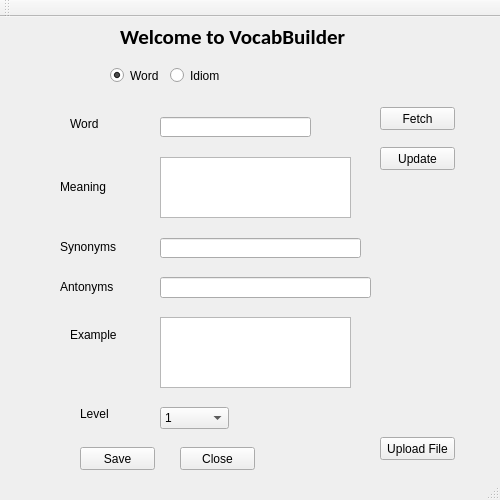
<?xml version="1.0" encoding="UTF-8"?>
<ui version="4.0">
 <class>UIHandler</class>
 <widget class="QMainWindow" name="UIHandler">
  <property name="geometry">
   <rect>
    <x>0</x>
    <y>0</y>
    <width>500</width>
    <height>500</height>
   </rect>
  </property>
  <property name="maximumSize">
   <size>
    <width>500</width>
    <height>500</height>
   </size>
  </property>
  <property name="windowTitle">
   <string>UIHandler</string>
  </property>
  <property name="autoFillBackground">
   <bool>true</bool>
  </property>
  <widget class="QWidget" name="centralWidget">
   <widget class="QLabel" name="labelWord">
    <property name="geometry">
     <rect>
      <x>70</x>
      <y>100</y>
      <width>46</width>
      <height>13</height>
     </rect>
    </property>
    <property name="text">
     <string>Word</string>
    </property>
   </widget>
   <widget class="QLabel" name="labelMeaning">
    <property name="geometry">
     <rect>
      <x>60</x>
      <y>160</y>
      <width>61</width>
      <height>20</height>
     </rect>
    </property>
    <property name="text">
     <string>Meaning</string>
    </property>
   </widget>
   <widget class="QLabel" name="labelSyn">
    <property name="geometry">
     <rect>
      <x>60</x>
      <y>220</y>
      <width>61</width>
      <height>20</height>
     </rect>
    </property>
    <property name="text">
     <string>Synonyms</string>
    </property>
   </widget>
   <widget class="QLabel" name="labelAnt">
    <property name="geometry">
     <rect>
      <x>60</x>
      <y>260</y>
      <width>61</width>
      <height>20</height>
     </rect>
    </property>
    <property name="text">
     <string>Antonyms</string>
    </property>
   </widget>
   <widget class="QLabel" name="labelDesc">
    <property name="geometry">
     <rect>
      <x>70</x>
      <y>310</y>
      <width>61</width>
      <height>16</height>
     </rect>
    </property>
    <property name="text">
     <string>Example</string>
    </property>
   </widget>
   <widget class="QLabel" name="labelLevel">
    <property name="geometry">
     <rect>
      <x>80</x>
      <y>390</y>
      <width>46</width>
      <height>13</height>
     </rect>
    </property>
    <property name="text">
     <string>Level</string>
    </property>
   </widget>
   <widget class="QPushButton" name="buttonSave">
    <property name="geometry">
     <rect>
      <x>80</x>
      <y>430</y>
      <width>75</width>
      <height>23</height>
     </rect>
    </property>
    <property name="text">
     <string>Save</string>
    </property>
   </widget>
   <widget class="QPushButton" name="buttonClose">
    <property name="geometry">
     <rect>
      <x>180</x>
      <y>430</y>
      <width>75</width>
      <height>23</height>
     </rect>
    </property>
    <property name="text">
     <string>Close</string>
    </property>
   </widget>
   <widget class="QPushButton" name="buttonFetch">
    <property name="geometry">
     <rect>
      <x>380</x>
      <y>90</y>
      <width>75</width>
      <height>23</height>
     </rect>
    </property>
    <property name="text">
     <string>Fetch</string>
    </property>
   </widget>
   <widget class="QComboBox" name="comboBox">
    <property name="geometry">
     <rect>
      <x>160</x>
      <y>390</y>
      <width>69</width>
      <height>22</height>
     </rect>
    </property>
    <item>
     <property name="text">
      <string>1</string>
     </property>
    </item>
    <item>
     <property name="text">
      <string>2</string>
     </property>
    </item>
    <item>
     <property name="text">
      <string>3</string>
     </property>
    </item>
    <item>
     <property name="text">
      <string>4</string>
     </property>
    </item>
    <item>
     <property name="text">
      <string>5</string>
     </property>
    </item>
   </widget>
   <widget class="QLineEdit" name="fieldWord">
    <property name="geometry">
     <rect>
      <x>160</x>
      <y>100</y>
      <width>151</width>
      <height>20</height>
     </rect>
    </property>
   </widget>
   <widget class="QTextEdit" name="fieldMeaning">
    <property name="geometry">
     <rect>
      <x>160</x>
      <y>140</y>
      <width>191</width>
      <height>61</height>
     </rect>
    </property>
    <property name="lineWrapMode">
     <enum>QTextEdit::FixedColumnWidth</enum>
    </property>
    <property name="lineWrapColumnOrWidth">
     <number>40</number>
    </property>
    <property name="acceptRichText">
     <bool>false</bool>
    </property>
   </widget>
   <widget class="QLineEdit" name="fieldSyn">
    <property name="geometry">
     <rect>
      <x>160</x>
      <y>221</y>
      <width>201</width>
      <height>20</height>
     </rect>
    </property>
   </widget>
   <widget class="QLineEdit" name="fieldAnt">
    <property name="geometry">
     <rect>
      <x>160</x>
      <y>260</y>
      <width>211</width>
      <height>21</height>
     </rect>
    </property>
   </widget>
   <widget class="QRadioButton" name="radioWord">
    <property name="geometry">
     <rect>
      <x>110</x>
      <y>50</y>
      <width>82</width>
      <height>17</height>
     </rect>
    </property>
    <property name="text">
     <string>Word</string>
    </property>
    <property name="checked">
     <bool>true</bool>
    </property>
    <attribute name="buttonGroup">
     <string notr="true">buttonGroup</string>
    </attribute>
   </widget>
   <widget class="QRadioButton" name="radioIdiom">
    <property name="geometry">
     <rect>
      <x>170</x>
      <y>50</y>
      <width>82</width>
      <height>17</height>
     </rect>
    </property>
    <property name="text">
     <string>Idiom</string>
    </property>
    <attribute name="buttonGroup">
     <string notr="true">buttonGroup</string>
    </attribute>
   </widget>
   <widget class="QLabel" name="labelHead">
    <property name="geometry">
     <rect>
      <x>120</x>
      <y>10</y>
      <width>231</width>
      <height>20</height>
     </rect>
    </property>
    <property name="palette">
     <palette>
      <active>
       <colorrole role="WindowText">
        <brush brushstyle="SolidPattern">
         <color alpha="255">
          <red>0</red>
          <green>0</green>
          <blue>0</blue>
         </color>
        </brush>
       </colorrole>
       <colorrole role="Button">
        <brush brushstyle="SolidPattern">
         <color alpha="255">
          <red>255</red>
          <green>255</green>
          <blue>255</blue>
         </color>
        </brush>
       </colorrole>
       <colorrole role="Light">
        <brush brushstyle="SolidPattern">
         <color alpha="255">
          <red>255</red>
          <green>255</green>
          <blue>255</blue>
         </color>
        </brush>
       </colorrole>
       <colorrole role="Midlight">
        <brush brushstyle="SolidPattern">
         <color alpha="255">
          <red>255</red>
          <green>255</green>
          <blue>255</blue>
         </color>
        </brush>
       </colorrole>
       <colorrole role="Dark">
        <brush brushstyle="SolidPattern">
         <color alpha="255">
          <red>127</red>
          <green>127</green>
          <blue>127</blue>
         </color>
        </brush>
       </colorrole>
       <colorrole role="Mid">
        <brush brushstyle="SolidPattern">
         <color alpha="255">
          <red>170</red>
          <green>170</green>
          <blue>170</blue>
         </color>
        </brush>
       </colorrole>
       <colorrole role="Text">
        <brush brushstyle="SolidPattern">
         <color alpha="255">
          <red>0</red>
          <green>0</green>
          <blue>0</blue>
         </color>
        </brush>
       </colorrole>
       <colorrole role="BrightText">
        <brush brushstyle="SolidPattern">
         <color alpha="255">
          <red>255</red>
          <green>255</green>
          <blue>255</blue>
         </color>
        </brush>
       </colorrole>
       <colorrole role="ButtonText">
        <brush brushstyle="SolidPattern">
         <color alpha="255">
          <red>0</red>
          <green>0</green>
          <blue>0</blue>
         </color>
        </brush>
       </colorrole>
       <colorrole role="Base">
        <brush brushstyle="SolidPattern">
         <color alpha="255">
          <red>255</red>
          <green>255</green>
          <blue>255</blue>
         </color>
        </brush>
       </colorrole>
       <colorrole role="Window">
        <brush brushstyle="SolidPattern">
         <color alpha="255">
          <red>255</red>
          <green>255</green>
          <blue>255</blue>
         </color>
        </brush>
       </colorrole>
       <colorrole role="Shadow">
        <brush brushstyle="SolidPattern">
         <color alpha="255">
          <red>0</red>
          <green>0</green>
          <blue>0</blue>
         </color>
        </brush>
       </colorrole>
       <colorrole role="AlternateBase">
        <brush brushstyle="SolidPattern">
         <color alpha="255">
          <red>255</red>
          <green>255</green>
          <blue>255</blue>
         </color>
        </brush>
       </colorrole>
       <colorrole role="ToolTipBase">
        <brush brushstyle="SolidPattern">
         <color alpha="255">
          <red>255</red>
          <green>255</green>
          <blue>220</blue>
         </color>
        </brush>
       </colorrole>
       <colorrole role="ToolTipText">
        <brush brushstyle="SolidPattern">
         <color alpha="255">
          <red>0</red>
          <green>0</green>
          <blue>0</blue>
         </color>
        </brush>
       </colorrole>
      </active>
      <inactive>
       <colorrole role="WindowText">
        <brush brushstyle="SolidPattern">
         <color alpha="255">
          <red>0</red>
          <green>0</green>
          <blue>0</blue>
         </color>
        </brush>
       </colorrole>
       <colorrole role="Button">
        <brush brushstyle="SolidPattern">
         <color alpha="255">
          <red>255</red>
          <green>255</green>
          <blue>255</blue>
         </color>
        </brush>
       </colorrole>
       <colorrole role="Light">
        <brush brushstyle="SolidPattern">
         <color alpha="255">
          <red>255</red>
          <green>255</green>
          <blue>255</blue>
         </color>
        </brush>
       </colorrole>
       <colorrole role="Midlight">
        <brush brushstyle="SolidPattern">
         <color alpha="255">
          <red>255</red>
          <green>255</green>
          <blue>255</blue>
         </color>
        </brush>
       </colorrole>
       <colorrole role="Dark">
        <brush brushstyle="SolidPattern">
         <color alpha="255">
          <red>127</red>
          <green>127</green>
          <blue>127</blue>
         </color>
        </brush>
       </colorrole>
       <colorrole role="Mid">
        <brush brushstyle="SolidPattern">
         <color alpha="255">
          <red>170</red>
          <green>170</green>
          <blue>170</blue>
         </color>
        </brush>
       </colorrole>
       <colorrole role="Text">
        <brush brushstyle="SolidPattern">
         <color alpha="255">
          <red>0</red>
          <green>0</green>
          <blue>0</blue>
         </color>
        </brush>
       </colorrole>
       <colorrole role="BrightText">
        <brush brushstyle="SolidPattern">
         <color alpha="255">
          <red>255</red>
          <green>255</green>
          <blue>255</blue>
         </color>
        </brush>
       </colorrole>
       <colorrole role="ButtonText">
        <brush brushstyle="SolidPattern">
         <color alpha="255">
          <red>0</red>
          <green>0</green>
          <blue>0</blue>
         </color>
        </brush>
       </colorrole>
       <colorrole role="Base">
        <brush brushstyle="SolidPattern">
         <color alpha="255">
          <red>255</red>
          <green>255</green>
          <blue>255</blue>
         </color>
        </brush>
       </colorrole>
       <colorrole role="Window">
        <brush brushstyle="SolidPattern">
         <color alpha="255">
          <red>255</red>
          <green>255</green>
          <blue>255</blue>
         </color>
        </brush>
       </colorrole>
       <colorrole role="Shadow">
        <brush brushstyle="SolidPattern">
         <color alpha="255">
          <red>0</red>
          <green>0</green>
          <blue>0</blue>
         </color>
        </brush>
       </colorrole>
       <colorrole role="AlternateBase">
        <brush brushstyle="SolidPattern">
         <color alpha="255">
          <red>255</red>
          <green>255</green>
          <blue>255</blue>
         </color>
        </brush>
       </colorrole>
       <colorrole role="ToolTipBase">
        <brush brushstyle="SolidPattern">
         <color alpha="255">
          <red>255</red>
          <green>255</green>
          <blue>220</blue>
         </color>
        </brush>
       </colorrole>
       <colorrole role="ToolTipText">
        <brush brushstyle="SolidPattern">
         <color alpha="255">
          <red>0</red>
          <green>0</green>
          <blue>0</blue>
         </color>
        </brush>
       </colorrole>
      </inactive>
      <disabled>
       <colorrole role="WindowText">
        <brush brushstyle="SolidPattern">
         <color alpha="255">
          <red>127</red>
          <green>127</green>
          <blue>127</blue>
         </color>
        </brush>
       </colorrole>
       <colorrole role="Button">
        <brush brushstyle="SolidPattern">
         <color alpha="255">
          <red>255</red>
          <green>255</green>
          <blue>255</blue>
         </color>
        </brush>
       </colorrole>
       <colorrole role="Light">
        <brush brushstyle="SolidPattern">
         <color alpha="255">
          <red>255</red>
          <green>255</green>
          <blue>255</blue>
         </color>
        </brush>
       </colorrole>
       <colorrole role="Midlight">
        <brush brushstyle="SolidPattern">
         <color alpha="255">
          <red>255</red>
          <green>255</green>
          <blue>255</blue>
         </color>
        </brush>
       </colorrole>
       <colorrole role="Dark">
        <brush brushstyle="SolidPattern">
         <color alpha="255">
          <red>127</red>
          <green>127</green>
          <blue>127</blue>
         </color>
        </brush>
       </colorrole>
       <colorrole role="Mid">
        <brush brushstyle="SolidPattern">
         <color alpha="255">
          <red>170</red>
          <green>170</green>
          <blue>170</blue>
         </color>
        </brush>
       </colorrole>
       <colorrole role="Text">
        <brush brushstyle="SolidPattern">
         <color alpha="255">
          <red>127</red>
          <green>127</green>
          <blue>127</blue>
         </color>
        </brush>
       </colorrole>
       <colorrole role="BrightText">
        <brush brushstyle="SolidPattern">
         <color alpha="255">
          <red>255</red>
          <green>255</green>
          <blue>255</blue>
         </color>
        </brush>
       </colorrole>
       <colorrole role="ButtonText">
        <brush brushstyle="SolidPattern">
         <color alpha="255">
          <red>127</red>
          <green>127</green>
          <blue>127</blue>
         </color>
        </brush>
       </colorrole>
       <colorrole role="Base">
        <brush brushstyle="SolidPattern">
         <color alpha="255">
          <red>255</red>
          <green>255</green>
          <blue>255</blue>
         </color>
        </brush>
       </colorrole>
       <colorrole role="Window">
        <brush brushstyle="SolidPattern">
         <color alpha="255">
          <red>255</red>
          <green>255</green>
          <blue>255</blue>
         </color>
        </brush>
       </colorrole>
       <colorrole role="Shadow">
        <brush brushstyle="SolidPattern">
         <color alpha="255">
          <red>0</red>
          <green>0</green>
          <blue>0</blue>
         </color>
        </brush>
       </colorrole>
       <colorrole role="AlternateBase">
        <brush brushstyle="SolidPattern">
         <color alpha="255">
          <red>255</red>
          <green>255</green>
          <blue>255</blue>
         </color>
        </brush>
       </colorrole>
       <colorrole role="ToolTipBase">
        <brush brushstyle="SolidPattern">
         <color alpha="255">
          <red>255</red>
          <green>255</green>
          <blue>220</blue>
         </color>
        </brush>
       </colorrole>
       <colorrole role="ToolTipText">
        <brush brushstyle="SolidPattern">
         <color alpha="255">
          <red>0</red>
          <green>0</green>
          <blue>0</blue>
         </color>
        </brush>
       </colorrole>
      </disabled>
     </palette>
    </property>
    <property name="font">
     <font>
      <family>Calibri</family>
      <pointsize>16</pointsize>
      <weight>75</weight>
      <bold>true</bold>
      <stylestrategy>PreferAntialias</stylestrategy>
     </font>
    </property>
    <property name="text">
     <string>Welcome to VocabBuilder</string>
    </property>
   </widget>
   <widget class="QTextEdit" name="fieldEx">
    <property name="geometry">
     <rect>
      <x>160</x>
      <y>300</y>
      <width>191</width>
      <height>71</height>
     </rect>
    </property>
    <property name="lineWrapMode">
     <enum>QTextEdit::FixedColumnWidth</enum>
    </property>
    <property name="lineWrapColumnOrWidth">
     <number>40</number>
    </property>
    <property name="acceptRichText">
     <bool>false</bool>
    </property>
   </widget>
   <widget class="QPushButton" name="buttonUpdate">
    <property name="geometry">
     <rect>
      <x>380</x>
      <y>130</y>
      <width>75</width>
      <height>23</height>
     </rect>
    </property>
    <property name="text">
     <string>Update</string>
    </property>
   </widget>
   <widget class="QPushButton" name="buttonUploadFile">
    <property name="geometry">
     <rect>
      <x>380</x>
      <y>420</y>
      <width>75</width>
      <height>23</height>
     </rect>
    </property>
    <property name="text">
     <string>Upload File</string>
    </property>
   </widget>
  </widget>
  <widget class="QToolBar" name="mainToolBar">
   <attribute name="toolBarArea">
    <enum>TopToolBarArea</enum>
   </attribute>
   <attribute name="toolBarBreak">
    <bool>false</bool>
   </attribute>
  </widget>
  <widget class="QStatusBar" name="statusBar"/>
 </widget>
 <layoutdefault spacing="6" margin="11"/>
 <resources/>
 <connections/>
 <buttongroups>
  <buttongroup name="buttonGroup"/>
 </buttongroups>
</ui>
